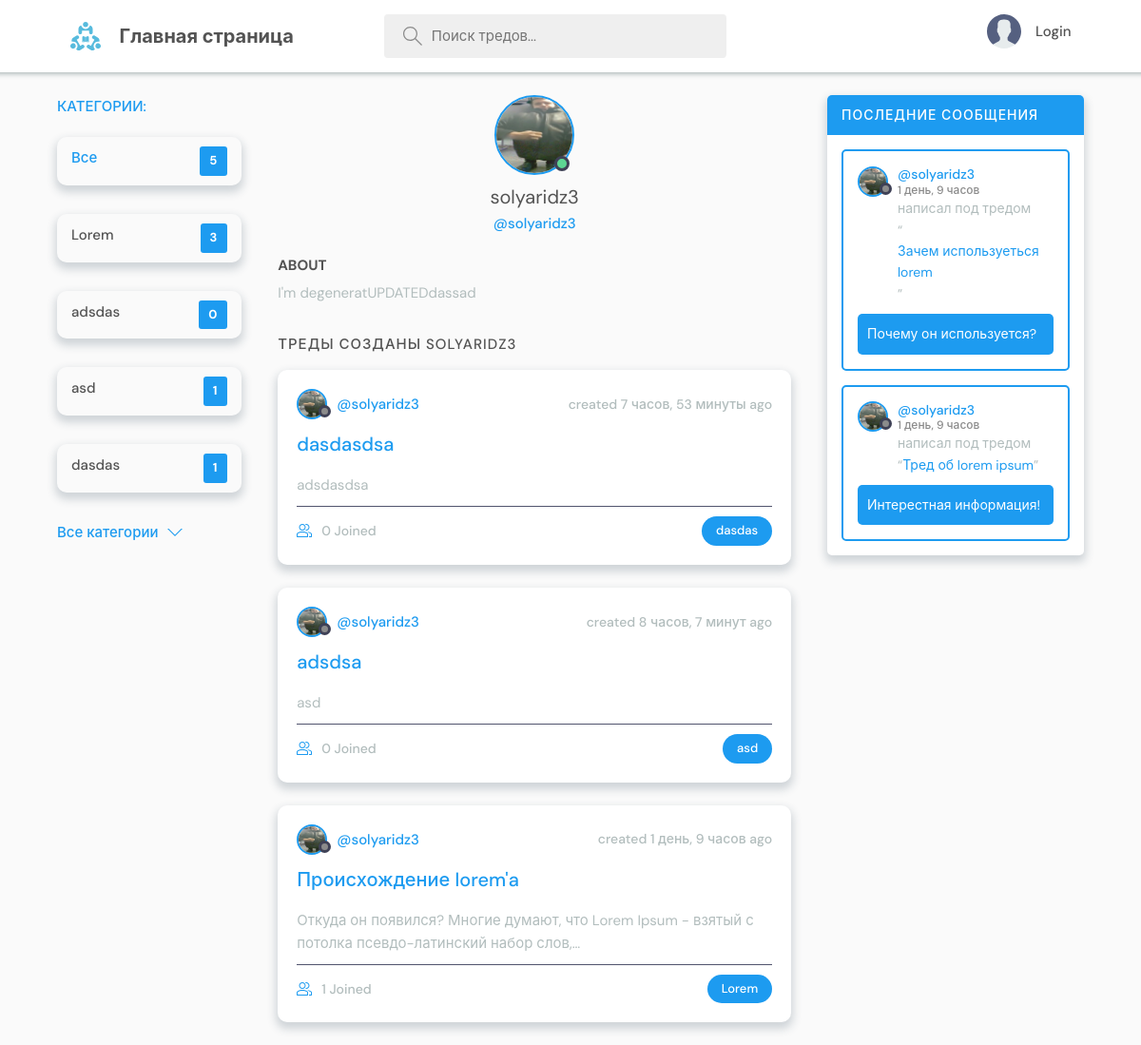
Before: /profile/1 with the older database file.
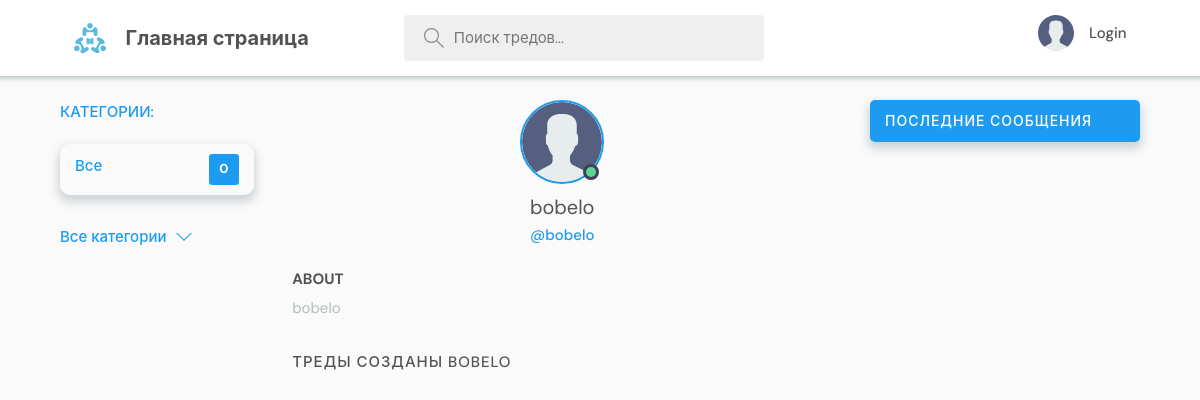
After: the same page with the newer database file.
### base/models.py (models this page shows, shortened)
class Topic(models.Model):
    name = models.CharField(max_length=200)
    def __str__(self):
        return str(self.name)

class User(AbstractBaseUser, PermissionsMixin):
    name = models.CharField(max_length=200, null=True, verbose_name="Имя")
    username = models.CharField(
        max_length=50, null=True, verbose_name="Никнейм", unique=True)
    email = models.EmailField(null=True, unique=True)
    bio = models.TextField(null=True, blank=True)
    avatar = models.ImageField(null=True, default="avatar.svg", blank=True)
    is_staff = models.BooleanField(default=False)
    is_active = models.BooleanField(default=False)
    objects = CustomUserManager()
    USERNAME_FIELD = 'email'
    REQUIRED_FIELDS = ['name','username','bio']

class Room(models.Model):
    host = models.ForeignKey(User, on_delete=models.CASCADE, null=True)
    topic = models.ForeignKey(Topic, on_delete=models.CASCADE, null=True)
    name = models.CharField(max_length=200)
    description = models.TextField(null=True, blank=True)
    participants = models.ManyToManyField(
        User, related_name='participants', blank=True)
    updated = models.DateTimeField(auto_now=True)
    created = models.DateTimeField(auto_now_add=True)
    class Meta:
        ordering = ['-updated', '-created']
    def __str__(self):
        return str(self.name)

class Message(models.Model):
    user = models.ForeignKey(User, on_delete=models.CASCADE)
    room = models.ForeignKey(Room, on_delete=models.CASCADE)
    body = models.TextField()
    updated = models.DateTimeField(auto_now=True)
    created = models.DateTimeField(auto_now_add=True)
    class Meta:
        ordering = ['-updated', '-created']
    def __str__(self):
        return self.body[0:50]

### base/views.py (the view)
# urls.py: path('profile/<str:pk>', views.userProfile, name='user-profile'),
def userProfile(request, pk):
    user = User.objects.get(id=pk)
    rooms = user.room_set.all()
    paginator = Paginator(rooms, 3)
    page_number = request.GET.get('page')
    page_obj = paginator.get_page(page_number)
    room_messages = user.message_set.all()
    topics = Topic.objects.all()
    rooms_all = Room.objects.all()
    context = {'user': user, 'rooms': rooms, 'room_messages': room_messages,
               'topics': topics, 'rooms_all': rooms_all, 'page_obj': page_obj}
    return render(request, 'base/profile.html', context)

### base/templates/base/profile.html (shortened to what this page needs)
{% extends 'main.html' %}
{% block content %}
  <main class="profile-page layout layout--3">
    <div class="container">
      {% include 'base/topics_component.html' %}
      <div class="roomList">
        <div class="profile">
          <div class="profile__avatar">
            <div class="avatar avatar--large active">
              <img src="{{user.avatar.url}}" />
            </div>
          </div>
          <div class="profile__info">
            <h3>{{user.name}}</h3>
            <p>@{{user.username}}</p>
          </div>
          <div class="profile__about">
            <h3>About</h3>
            <p>
              {{user.bio}}
            </p>
          </div>
        </div>
        <div class="roomList__header">
          <div>
            <h2>Треды созданы {{user.name}}</a>
            </h2>
          </div>
        </div>
        {% include 'base/feed_component.html' %}
      </div>
      {% include 'base/activity_component.html' %}
    </div>
  </main>
{% endblock content %}

### templates/main.html (shortened to what this page needs)
<!DOCTYPE html>
<html lang="en">
{% load static %}
  <head>
    <link rel="stylesheet" href="{% static 'styles/style.css' %}" />
  </head>
  <body>
    {% include 'navbar.html' %}
    {% block content %}
    {% endblock %}
  </body>
</html>

### templates/navbar.html (shortened to what this page needs)
{% load static %}
<header class="header header--loggedIn">
    <div class="container">
        <a href="{% url 'home' %}" class="header__logo">
            <img src="{% static 'images/logo.svg' %}" />
            <h1>Главная страница</h1>
        </a>
        <form method="GET" action="{% url 'home' %}" class="header__search">
            <label>
                <input name="q" placeholder="Поиск тредов..." />
            </label>
        </form>
        <nav class="header__menu">
            {% if request.user.is_authenticated %}
            <div class="header__user">
                <a href="{% url 'user-profile' request.user.id %}">
                    <div class="avatar avatar--medium active">
                        <img src="{{request.user.avatar.url}}" />
                    </div>
                    <p>{{request.user.name}} <span>@{{request.user.username}}</span></p>
                </a>
                <button class="dropdown-button">
                    <svg version="1.1" xmlns="http://www.w3.org/2000/svg" width="32" height="32" viewBox="0 0 32 32">
                        <title>chevron-down</title>
                        <path d="M16 21l-13-13h-3l16 16 16-16h-3l-13 13z"></path>
                    </svg>
                </button>
            </div>
            {% else %}
            <a href="{% url 'login' %}">
                <img src="{% static 'images/avatar.svg' %}"/>
                <p>Login</p>
            </a>
            {% endif %}
        </nav>
    </div>
</header>

### base/templates/base/topics_component.html
<div class="topics">
    <div class="topics__header">
      <h2>Категории:</h2>
    </div>
    <ul class="topics__list">
      <li>
        <a href="{% url 'home' %}" class="active">Все <span>{{rooms_all.count}}</span></a>
      </li>
      {% for topic in topics %}
      <li>
        <a href="{% url 'home' %}?q={{topic.name}}">{{topic}}<span>{{topic.room_set.all.count}}</span></a>
      </li>
      {% endfor %}
    </ul>
    <a class="btn btn--link" href="{% url 'topics' %}">
      Все категории
      <svg version="1.1" xmlns="http://www.w3.org/2000/svg" width="32" height="32" viewBox="0 0 32 32">
        <title>chevron-down</title>
        <path d="M16 21l-13-13h-3l16 16 16-16h-3l-13 13z"></path>
      </svg>
    </a>
  </div>

### base/templates/base/feed_component.html (shortened to what this page needs)
{% for room in page_obj %}
<div class="roomListRoom">
    <div class="roomListRoom__header">
        <a href="{% url 'user-profile' room.host.id %}" class="roomListRoom__author">
            <div class="avatar avatar--small">
                <img src="{{room.host.avatar.url}}" />
            </div>
            <span>@{{room.host.username}}</span>
        </a>
        <div class="roomListRoom__actions">
            <span>created {{room.created|timesince}} ago</span>
        </div>
    </div>
    <div class="roomListRoom__content">
        <a href="{% url 'room' room.id %}">{{room.name}}</a>
        <p>
            {{room.description|truncatechars:100}}
        </p>
    </div>
    <div class="roomListRoom__meta">
        <a href="{% url 'room' room.id %}" class="roomListRoom__joined">
            {{room.participants.all.count}} Joined
        </a>
        <p class="roomListRoom__topic">{{room.topic.name}}</p>
    </div>
</div>
{% endfor %}

### base/templates/base/activity_component.html (shortened to what this page needs)
<div class="activities">
    <div class="activities__header">
      <h2>Последние сообщения</h2>
    </div>
    {% for message in room_messages %}
    <div class="activities__box">
      <div class="activities__boxHeader roomListRoom__header">
        <a href="{% url 'user-profile' message.user.id %}" class="roomListRoom__author">
          <div class="avatar avatar--small">
            <img src="{{message.user.avatar.url}}" />
          </div>
          <p>
            @{{message.user.username}}
            <span>{{message.created|timesince}}</span>
          </p>
        </a>
      </div>
      <div class="activities__boxContent">
        <p>написал под тредом <br>“<a href="{% url 'room' message.room.id %}">{{message.room}}</a>”</p>
        <div class="activities__boxRoomContent">
            {{message|truncatechars:50}}
        </div>
      </div>
    </div>
    {% endfor %}
  </div>

Changed rows visible on the page:
removed Topic: name "Lorem", room_set.all.count "3"
removed Topic: name "adsdas", room_set.all.count "0"
removed Topic: name "asd", room_set.all.count "1"
removed Topic: name "dasdas", room_set.all.count "1"
removed Room: host.avatar (picture), host.username "solyaridz3", created "7 часов, 53 минуты", name "dasdasdsa", description "adsdasdsa", participants.all.count "0", topic.name "dasdas"
removed Room: host.avatar (picture), host.username "solyaridz3", created "8 часов, 7 минут", name "adsdsa", description "asd", participants.all.count "0", topic.name "asd"
removed Room: host.avatar (picture), host.username "solyaridz3", created "1 день, 9 часов", name "Происхождение lorem'a", description "Откуда он появился? Многие думают, что Lorem Ipsum - взятый с потолка псевдо-латинский набор слов,…", participants.all.count "1", topic.name "Lorem"
removed Message: user.avatar (picture), user.username "solyaridz3", created "1 день, 9 часов", room "Зачем используеться lorem", body "Почему он используется?"
removed Message: user.avatar (picture), user.username "solyaridz3", created "1 день, 9 часов", room "Тред об lorem ipsum", body "Интерестная информация!"
changed User: avatar: picture removed, a placeholder shows; name "solyaridz3" → "bobelo"; username "solyaridz3" → "bobelo"; bio "I'm degeneratUPDATEDdassad" → "bobelo"; name "SOLYARIDZ3" → "BOBELO"
Other visible differences:
{{ rooms_all.count }}: "5" → "0"
